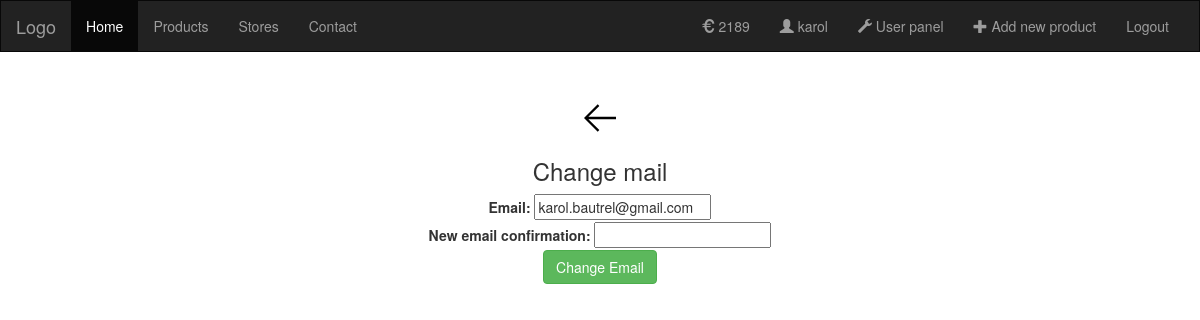
Page /change_email (signed in) on the committed database.
### base/models.py (models this page shows)
class User(AbstractUser):
    name = models.CharField(max_length=200,null=True)
    email= models.EmailField(null=True, unique = True)
    address = models.CharField(max_length=200,null=True)
    bio = models.TextField(null=True)
    avatar = models.ImageField(null=True, default = 'avatar.svg')
    budget = models.IntegerField(null=True, default=3000)
    USERNAME_FIELD = 'email'
    REQUIRED_FIELDS = ['username']

### base/views.py (the view)
# urls.py: path('change_email', views.changeEmail, name = 'change-email'),
def changeEmail(request):
    user = request.user
    if request.method == 'POST':
        form = EmailChangeForm(request.POST, instance = user)
        if form.is_valid():
            form.save()
            messages.success(request, 'Change completed')
            return redirect('home')
        else:
             messages.error(request, 'Invalid email')
    else:
        request.method == 'GET'
        form = EmailChangeForm(instance = user)
    context={'form':form}
    return render(request, 'base/change_email.html', context)

### base/forms.py (shortened to what this page needs)
class EmailChangeForm(ModelForm):
    email2 = EmailField(label=('New email confirmation'), widget=EmailInput)
    class Meta:
        model = User
        fields = ['email']

### base/templates/base/change_email.html (shortened to what this page needs)
{%extends 'base.html'%}
{%block content%}
<main class="update-account layout">
    <div class="container">
        <div class="layout__box">
            <div class="layout__boxHeader">
                <div class="layout__boxTitle">
                    <a href="{%url 'home' %}">
                        <svg version="1.1" xmlns="http://www.w3.org/2000/svg" width="32" height="32"
                            viewBox="0 0 32 32">
                            <title>arrow-left</title>
                            <path
                                d="M13.723 2.286l-13.723 13.714 13.719 13.714 1.616-1.611-10.96-10.96h27.625v-2.286h-27.625l10.965-10.965-1.616-1.607z">
                            </path>
                        </svg>
                    </a>
                    <h3>Change mail</h3>
                </div>
            </div>
            <div class="layout__body">
                <form method="post">
                    {% for field in form %}
                      <div class="fieldWrapper">
                          {{ field.label_tag }} {{ field }}
                      </div>
                  {% endfor %}
                    <button class="btn btn-success" type="submit">Change Email</button>
                  </form>
            </div>
        </div>
    </div>
</main>
{%endblock%}

### templates/base.html (shortened to what this page needs)
<!DOCTYPE html>
<html lang="en">
<head>
  <link rel="stylesheet" href="https://maxcdn.bootstrapcdn.com/bootstrap/3.4.1/css/bootstrap.min.css">
</head>
<body>
<nav class="navbar navbar-inverse">
  <div class="container-fluid">
    <div class="navbar-header">
      <a class="navbar-brand" href="{%url 'home'%}">Logo</a>
    </div>
    <div class="collapse navbar-collapse" id="myNavbar">
      <ul class="nav navbar-nav">
        <li class="active"><a href="{%url 'home'%}">Home</a></li>
        <li><a href="{%url 'products'%}">Products</a></li>
        <li><a href="#">Stores</a></li>
        <li><a href="#">Contact</a></li>
      </ul>
      <ul class="nav navbar-nav navbar-right">
        {% if request.user.is_authenticated%}
        <li><a href="#"><span class="glyphicon glyphicon-euro"></span> {{request.user.budget}}</a></li>
        <li><a href="{%url 'profile' user.id%}"><span class="glyphicon glyphicon-user"></span> {{request.user.username}}</a></li>
        <li><a href="{%url 'user-panel'%}"><span class="glyphicon glyphicon-wrench"></span> User panel</a></li>
        <li><a href="{%url 'create-product'%}"><span class="glyphicon glyphicon-plus"></span> Add new product</a></li>
        <li><a href="{%url 'account_logout'%}"></span> Logout</a></li>
      </ul>
        {%else%}
        <li><a href="{% url 'account_login' %} "><span class="glyphicon glyphicon-user"></span> Login</a></li>
        <li><a href="{%url 'account_signup'%}"></span> Sign up</a></li>
        <li><a href="#"><span class="glyphicon glyphicon-shopping-cart"></span> Cart</a></li>
      </ul>
      {%endif%}
    </div>
  </div>
</nav>
{%block content %}
{%endblock%}

### templates/base.html (style rules this page uses)
body { text-align: center; }
.navbar { margin-bottom: 50px; border-radius: 0; }

### rows in the picture
User: user.budget "2189", user.username "karol", form "karol.bautrel@gmail.com"

### other values in the picture
{{ field.label_tag }} "Email:" "New email confirmation:"
